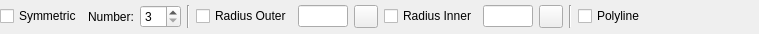
<?xml version="1.0" encoding="UTF-8"?>
<ui version="4.0">
 <class>LC_StarOptionsWidget</class>
 <widget class="QWidget" name="LC_StarOptionsWidget">
  <property name="geometry">
   <rect>
    <x>0</x>
    <y>0</y>
    <width>759</width>
    <height>34</height>
   </rect>
  </property>
  <property name="windowTitle">
   <string>Form</string>
  </property>
  <layout class="QGridLayout" name="gridLayout">
   <property name="leftMargin">
    <number>0</number>
   </property>
   <property name="topMargin">
    <number>1</number>
   </property>
   <property name="rightMargin">
    <number>0</number>
   </property>
   <property name="bottomMargin">
    <number>1</number>
   </property>
   <item row="0" column="4">
    <widget class="QCheckBox" name="cbRadiusOuter">
     <property name="toolTip">
      <string>If checked, outer edges will be rounded. </string>
     </property>
     <property name="text">
      <string>Radius Outer</string>
     </property>
    </widget>
   </item>
   <item row="0" column="0">
    <widget class="QCheckBox" name="cbSymmertix">
     <property name="toolTip">
      <string>If checked, symmetric star will be created.</string>
     </property>
     <property name="text">
      <string>Symmetric</string>
     </property>
    </widget>
   </item>
   <item row="0" column="10">
    <widget class="Line" name="line_2">
     <property name="orientation">
      <enum>Qt::Orientation::Vertical</enum>
     </property>
    </widget>
   </item>
   <item row="0" column="3">
    <widget class="Line" name="line">
     <property name="orientation">
      <enum>Qt::Orientation::Vertical</enum>
     </property>
    </widget>
   </item>
   <item row="0" column="12">
    <spacer name="horizontalSpacer">
     <property name="orientation">
      <enum>Qt::Orientation::Horizontal</enum>
     </property>
     <property name="sizeType">
      <enum>QSizePolicy::Policy::Expanding</enum>
     </property>
     <property name="sizeHint" stdset="0">
      <size>
       <width>0</width>
       <height>20</height>
      </size>
     </property>
    </spacer>
   </item>
   <item row="0" column="11">
    <widget class="QCheckBox" name="cbPolyline">
     <property name="toolTip">
      <string>If checked, the star will be drawn as polyline. </string>
     </property>
     <property name="text">
      <string>Polyline</string>
     </property>
    </widget>
   </item>
   <item row="0" column="2">
    <widget class="QSpinBox" name="sbNumber">
     <property name="toolTip">
      <string>Number of rays.</string>
     </property>
     <property name="minimum">
      <number>3</number>
     </property>
    </widget>
   </item>
   <item row="0" column="8">
    <widget class="QLineEdit" name="leRadiusInner">
     <property name="minimumSize">
      <size>
       <width>30</width>
       <height>0</height>
      </size>
     </property>
     <property name="maximumSize">
      <size>
       <width>50</width>
       <height>16777215</height>
      </size>
     </property>
     <property name="toolTip">
      <string>Radius for inner edges.</string>
     </property>
    </widget>
   </item>
   <item row="0" column="7">
    <widget class="QCheckBox" name="cbRadiusInner">
     <property name="toolTip">
      <string>If checked, inner edges will be rounded. </string>
     </property>
     <property name="text">
      <string>Radius Inner</string>
     </property>
    </widget>
   </item>
   <item row="0" column="1">
    <widget class="QLabel" name="label">
     <property name="text">
      <string>Number:</string>
     </property>
    </widget>
   </item>
   <item row="0" column="5">
    <widget class="QLineEdit" name="leRadusOuter">
     <property name="minimumSize">
      <size>
       <width>30</width>
       <height>0</height>
      </size>
     </property>
     <property name="maximumSize">
      <size>
       <width>50</width>
       <height>16777215</height>
      </size>
     </property>
     <property name="toolTip">
      <string>Radius for outer rays (edges).</string>
     </property>
    </widget>
   </item>
   <item row="0" column="6">
    <widget class="QToolButton" name="tbPickRadiusOuter">
     <property name="toolTip">
      <string>Pick outer radius from drawing</string>
     </property>
     <property name="text">
      <string/>
     </property>
     <property name="icon">
      <iconset resource="../../../../res/icons/icons.qrc">
       <normaloff>:/icons/interactive_pick_distance.lci</normaloff>:/icons/interactive_pick_distance.lci</iconset>
     </property>
    </widget>
   </item>
   <item row="0" column="9">
    <widget class="QToolButton" name="tbPickRadiusInner">
     <property name="toolTip">
      <string>Pick inner radius from drawing</string>
     </property>
     <property name="text">
      <string/>
     </property>
     <property name="icon">
      <iconset resource="../../../../res/icons/icons.qrc">
       <normaloff>:/icons/interactive_pick_distance.lci</normaloff>:/icons/interactive_pick_distance.lci</iconset>
     </property>
    </widget>
   </item>
  </layout>
 </widget>
 <resources>
  <include location="../../../../res/icons/icons.qrc"/>
 </resources>
 <connections/>
</ui>
